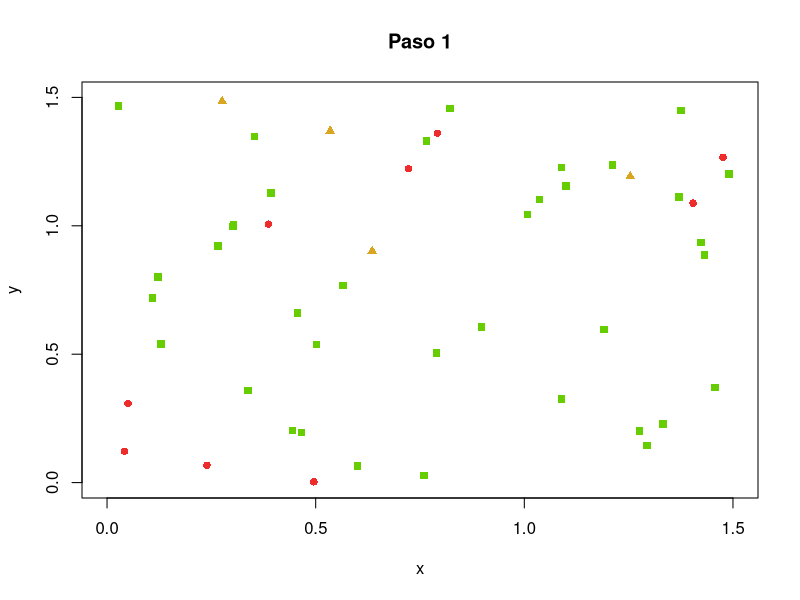
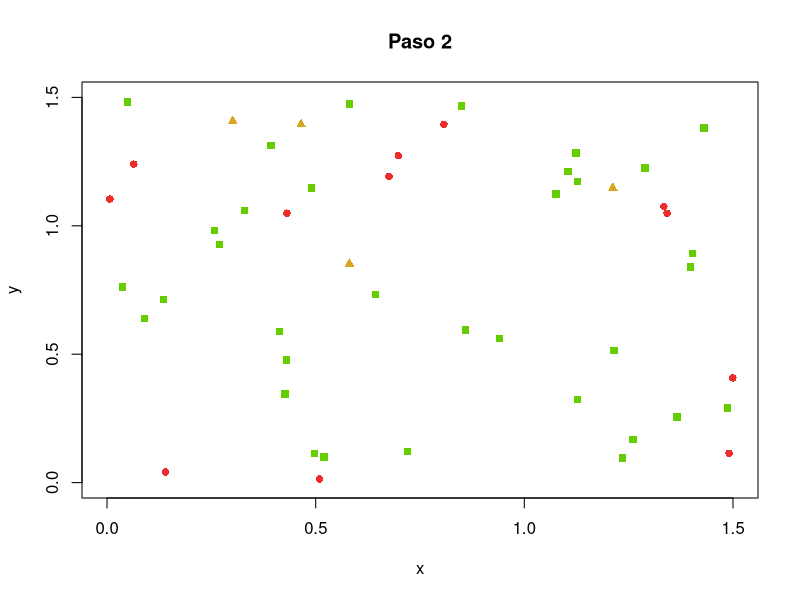
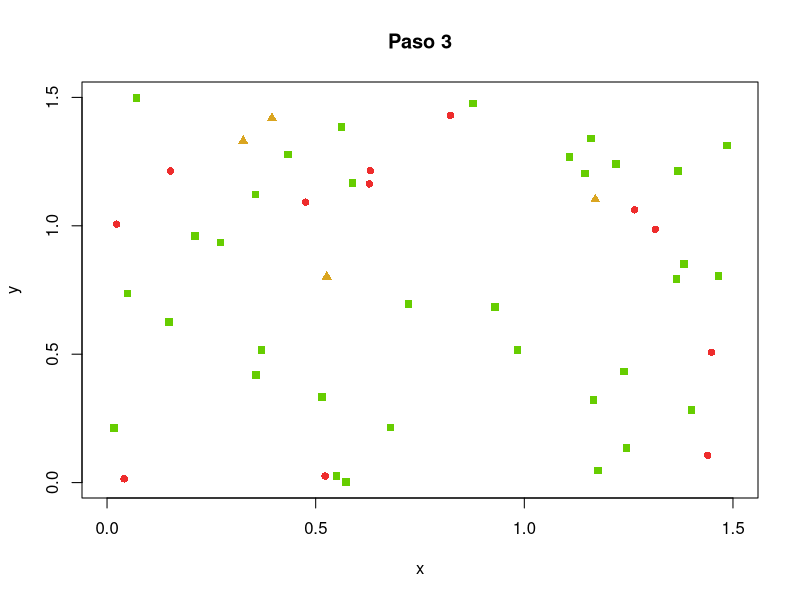
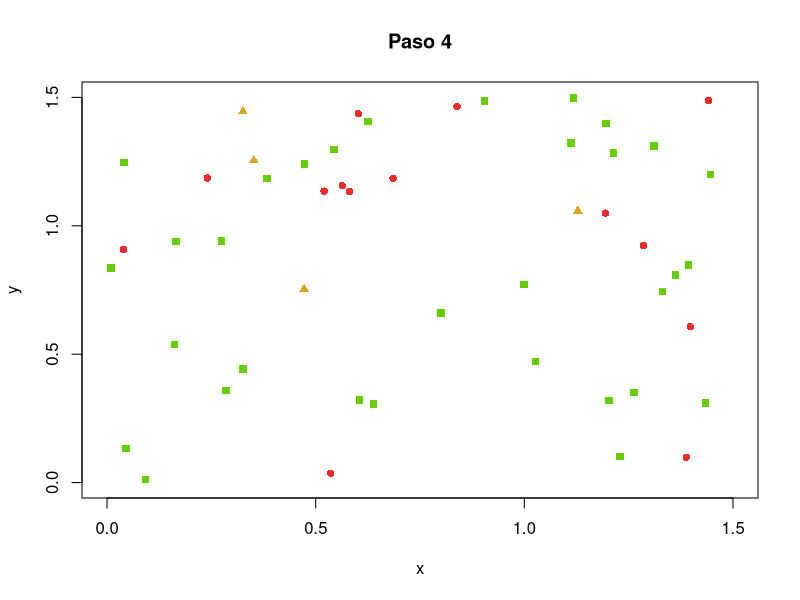
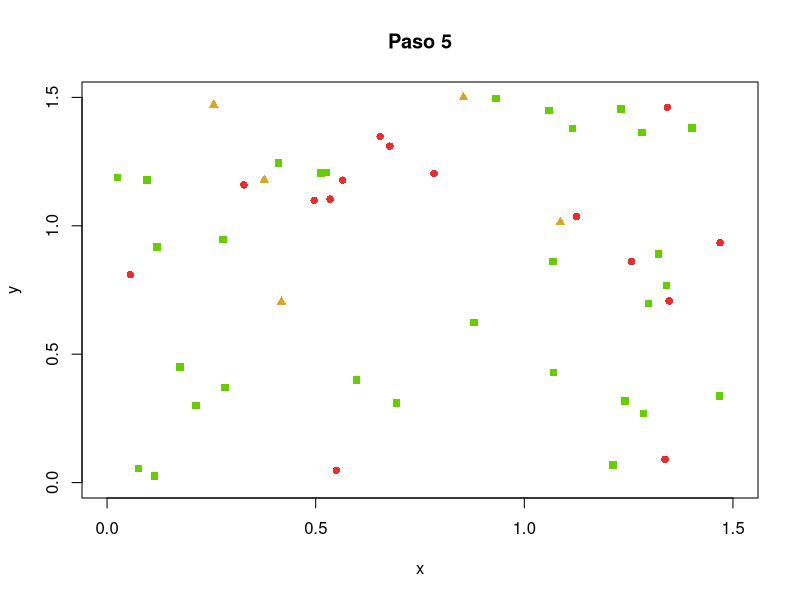
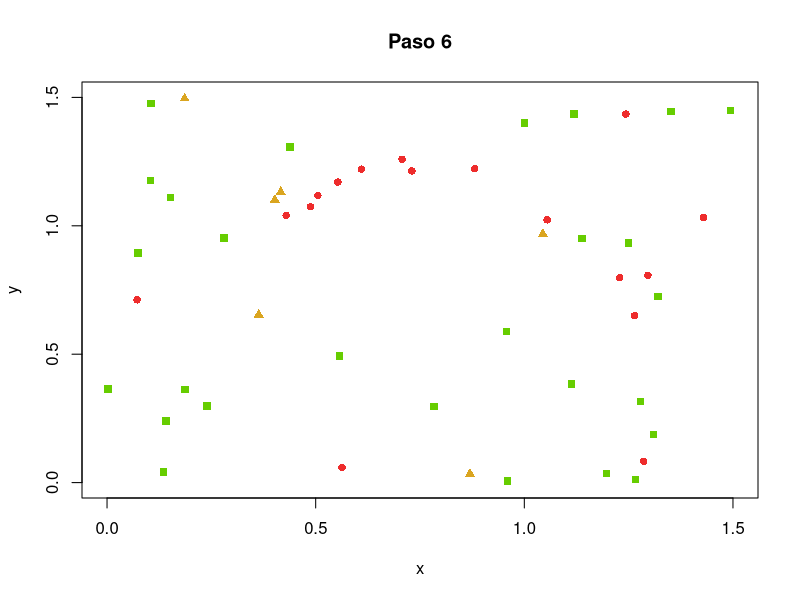
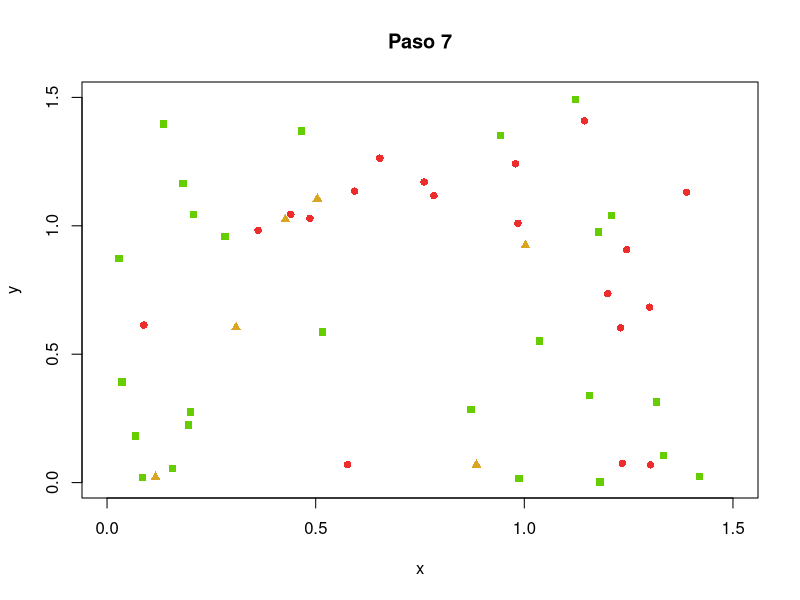
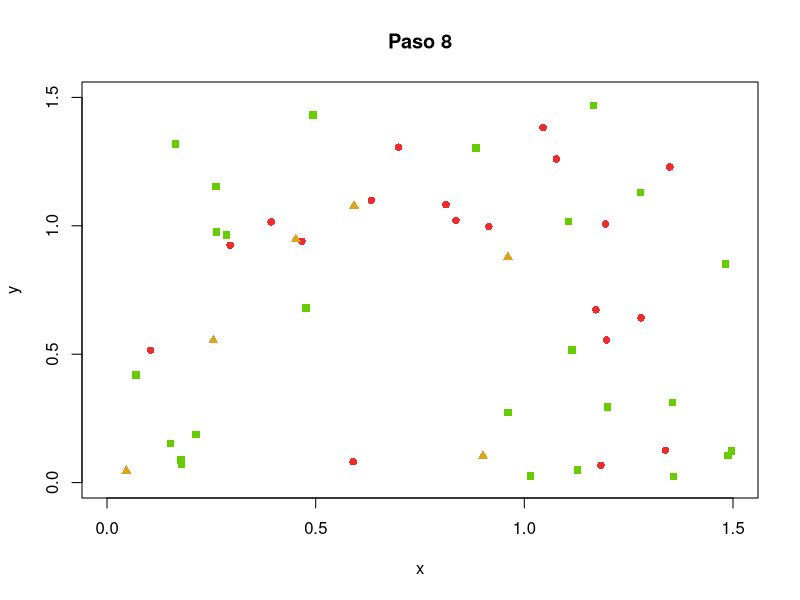

The R source for these figures, in order: (Note: this script raises an error after producing the figures.)
l <- 1.5
n <- 50
pi <- 0.05
pr <- 0.02
#pv <- c(.1, .2, .3, .4, .5, .6, .7, .8, .9)
pv <- 0.1
v <- l / 30
vacunag <- c()

agentes <- data.frame(x = double(), y = double(),
                      dx = double(), dy = double(),
                      estado  = character())
for (v in pv){  # vacunar desde el inicio
  for (i in 1:n) {
    e <- "S"
    if (runif(1) < pv) {
      e <- "R"
    }
  agentes <- rbind(agentes, data.frame(x = runif(1, 0, l),
                                       y = runif(1, 0, l),
                                       dx = runif(1, -v, v),
                                       dy = runif(1, -v, v),
                                       estado = e))
  
  levels(agentes$estado) <- c("S", "I", "R")
vacunatime <- data.frame()
}

for (i in 1:n) { # Los susceptibles pueden infectarse
  inf <- agentes[i, ]
  if(inf$estado == "S"){
    if (runif(1) < pi){
      inf$estado <- "I"
      agentes[i, ] <- inf
    }
  }
}
}
epidemia <- integer()
r <- 0.1
tmax <- 100
digitos <- floor(log(tmax, 10)) + 1
for (tiempo in 1:tmax) {
  infectados <- dim(agentes[agentes$estado == "I",])[1]
  epidemia <- c(epidemia, infectados)
  if (infectados == 0) {
    break
  }
  contagios <- rep(FALSE, n)
  for (i in 1:n) { # posibles contagios
    a1 <- agentes[i, ]
    if (a1$estado == "I") { # desde los infectados
      for (j in 1:n) {
        if (!contagios[j]) { # aun sin contagio
          a2 <- agentes[j, ]
          if (a2$estado == "S") { # hacia los susceptibles
            dx <- a1$x - a2$x
            dy <- a1$y - a2$y
            d <- sqrt(dx^2 + dy^2)
            if (d < r) { # umbral
              p <- (r - d) / r
              if (runif(1) < p) {
                contagios[j] <- TRUE
              }
            }
          }
        }
      }
    }
  }
  for (i in 1:n) { # movimientos y actualizaciones
    a <- agentes[i, ]
    if (contagios[i]) {
      a$estado <- "I"
    } else if (a$estado == "I") { # ya estaba infectado
      if (runif(1) < pr) {
        a$estado <- "R" # recupera
      }
    }
    a$x <- a$x + a$dx
    a$y <- a$y + a$dy
    if (a$x > l) {
      a$x <- a$x - l
    }
    if (a$y > l) {
      a$y <- a$y - l
    }
    if (a$x < 0) {
      a$x <- a$x + l
    }
    if (a$y < 0) {
      a$y <- a$y + l
    }
    agentes[i, ] <- a
  }
  aS <- agentes[agentes$estado == "S",]
  aI <- agentes[agentes$estado == "I",]
  aR <- agentes[agentes$estado == "R",]
  tl <- paste(tiempo, "", sep="")
  while (nchar(tl) < digitos) {
    tl <- paste("0", tl, sep="")
  }
  
  salida <- paste("p6_t", tl, ".png", sep="")
  tiempo <- paste("Paso", tiempo)
  png(salida)
  plot(l, type="n", main=tiempo, xlim=c(0, l), ylim=c(0, l), xlab="x", ylab="y")
  if (dim(aS)[1] > 0) {
    points(aS$x, aS$y, pch=15, col="chartreuse3", bg="chartreuse3")
  }
  if (dim(aI)[1] > 0) {
    points(aI$x, aI$y, pch=16, col="firebrick2", bg="firebrick2")
  }
  if (dim(aR)[1] > 0) {
    points(aR$x, aR$y, pch=17, col="goldenrod", bg="goldenrod")
  }
  graphics.off()
}
png("p6e.png", width=600, height=300)
plot(1:length(epidemia), 100 * epidemia / n, xlab="Iteracion", ylab="Porcentaje de infectados")
graphics.off()
print(epidemia)
